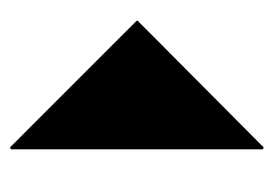
#> input picture reference/driehoek.png, 280 x 169 px
$ python 'Code voor project.py'
#> lines starting #> are read from the running program, lines starting #| are printed output that depends on the picture; after the words box and inside, x2 and y2 are one past the last pixel; in counts of white or black regions, pixels touching at a corner belong together
### HelperFunctions.py
import numpy as np
import cv2
from math import *
import Colors
import random
import MarkerHandler
from enum import Enum


class Shape(Enum):
    large_tri = 1
    med_tri = 2
    small_tri = 3
    rect = 4
    diamond = 5
    empty = 6


class PrepMethod(Enum):
    colors = 1
    threshold_grayscale = 2
    threshold_background = 3
    blur_edge_detect = 4

class Piece:

    # [4 lines left out: function __init__, not called in this run]


class ColorRange:


    def __init__(self, min_hue, max_hue, min_sat, max_sat, min_val, max_val):
        self.min_vals = [min_hue, min_sat, min_val]
        self.max_vals = [max_hue, max_sat, max_val]


class Edge:

    def get_length(self):
        return sqrt((self.point1[0] - self.point2[0]) ** 2 + (self.point1[1] - self.point2[1]) ** 2)

    # [14 lines left out: functions get_angle, get_slope, not called in this run]

    def get_middle(self):
        return [int(self.point1[0] + ((self.point2[0] - self.point1[0]) / 2)),
                int(self.point1[1] + ((self.point2[1] - self.point1[1]) / 2))]

    def __init__(self, pnt1, pnt2):
        self.point1 = pnt1
        self.point2 = pnt2


# [19 lines left out: function create_test_image, not called in this run]


plaatje_index = 0


# [120 lines left out: functions show_window, get_base_triangle, prep_image, not called in this run]


def get_thresholded_color(input_img, color_range):
    return cv2.inRange(input_img, tuple(color_range.min_vals), tuple(color_range.max_vals))

yellow_range = ColorRange(3, 36, 60, 255, 160, 255)
red_range = ColorRange(0, 8, 60, 255, 200, 255)
orange_range = ColorRange(8, 16, 60, 255, 200, 255)
blue_range = ColorRange(80, 126, 60, 255, 200, 255)
green_range = ColorRange(45, 80, 60, 255, 200, 255) #45, 80, 60, 255, 150, 255
purple_range = ColorRange(120, 160, 60, 255, 200, 255)

background_range = ColorRange(0, 179, 0, 10, 200, 255)

color_ranges = [yellow_range, red_range, orange_range, blue_range, green_range, purple_range]

### Code voor project.py
import numpy as np
import cv2
from math import *
import Colors
import random
from HelperFunctions import *
import snap7.client as c
from snap7.util import *
from snap7.snap7types import *

# constants

min_contour_area = 1000
min_match_triangle = 0.15
min_match_rectangle = 0.15
min_match_diamond = 0.2
canny_thresh_min = 50 #50
canny_thresh_max = 200 #200

threshold_small, threshold_med = 8000, 13000

# Workspace mapping
pos_x_offset = 10
pos_y_offset = 10
pos_x_scale = 100
pos_y_scale = 100


# Variables
send_to_plc = True
use_color_thresholding = False

# ---------------------LOAD IMAGES------------------------#
_, img_rectangle = cv2.threshold(cv2.imread("reference/vierkant.png", cv2.IMREAD_GRAYSCALE), 200, 255,
                                 cv2.THRESH_BINARY_INV)  # read and threshold the rectangle image
_, img_triangle = cv2.threshold(cv2.imread("reference/driehoek.png", cv2.IMREAD_GRAYSCALE), 200, 255,
                                cv2.THRESH_BINARY_INV)  # read and threshold the triangle image
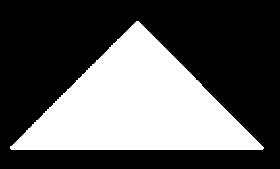
#> img_triangle: shape (169, 280); 35.6% white; 1 white region, box (x1, y1, x2, y2) and area: (10, 21, 264, 150) 16854
_, img_diamond = cv2.threshold(cv2.imread("reference/diamant.png", cv2.IMREAD_GRAYSCALE), 200, 255,
                               cv2.THRESH_BINARY_INV)  # read and threshold the diamond image


# -------------------APPLY MODIFIERS----------------------#
edged_rect = cv2.Canny(img_rectangle, 30, 200)
edged_tri = cv2.Canny(img_triangle, 30, 200)
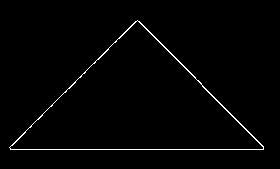
#> edged_tri: shape (169, 280); 1.5% white in thin lines or dots, all inside (x1, y1, x2, y2) = (9, 20, 264, 150)
edged_diam = cv2.Canny(img_diamond, 30, 200)

#> (the run stopped early here; a loop or call above may not have finished)
